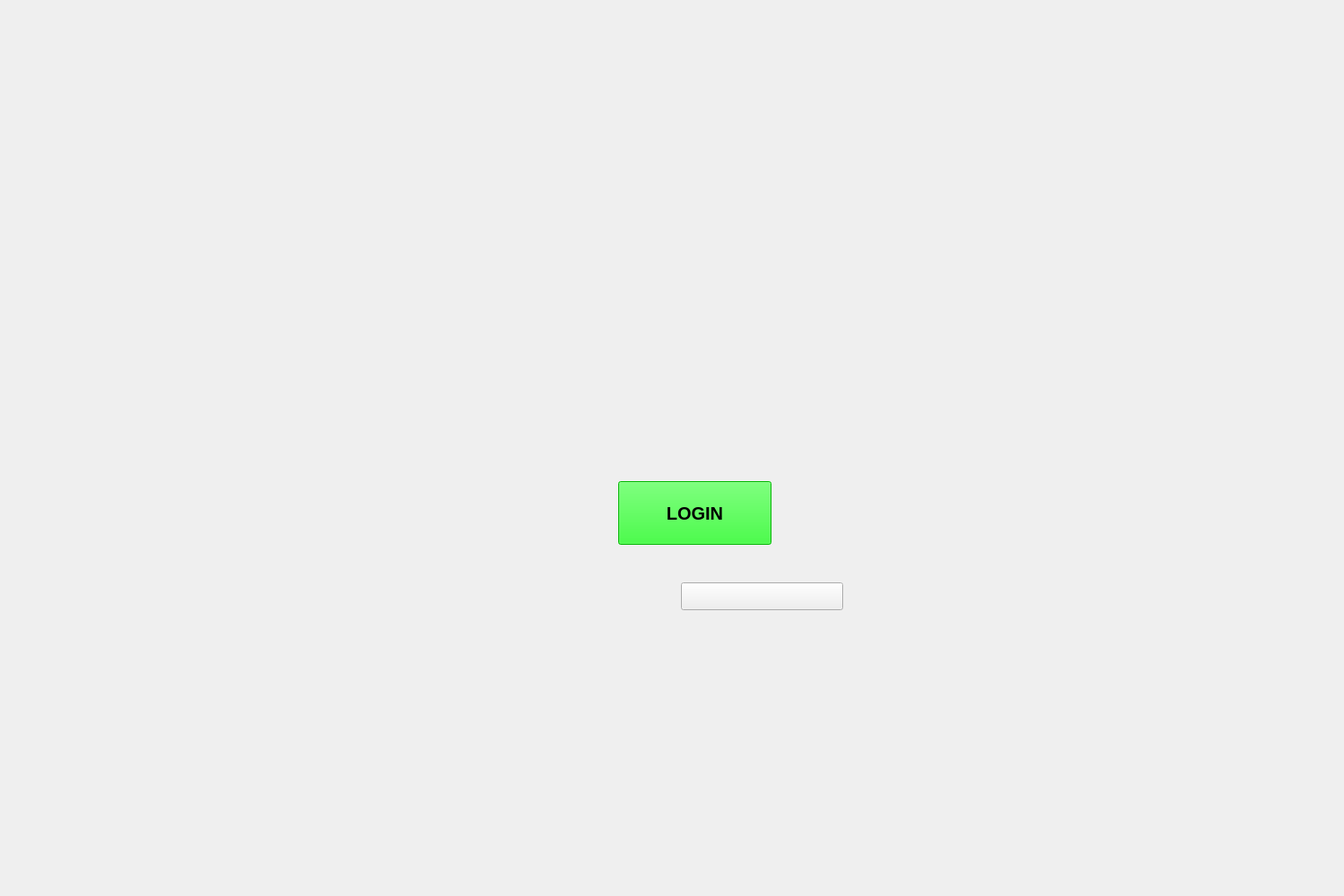
<?xml version="1.0" encoding="UTF-8"?>
<ui version="4.0">
 <class>MainWindow</class>
 <widget class="QMainWindow" name="MainWindow">
  <property name="geometry">
   <rect>
    <x>0</x>
    <y>0</y>
    <width>1500</width>
    <height>1000</height>
   </rect>
  </property>
  <property name="minimumSize">
   <size>
    <width>0</width>
    <height>0</height>
   </size>
  </property>
  <property name="windowTitle">
   <string>MainWindow</string>
  </property>
  <property name="styleSheet">
   <string notr="true">#FormWelcome {
	background:url(D:/BiBongBenh/Desktop/CNPM/img/login_bg.png);
}</string>
  </property>
  <widget class="QWidget" name="FormWelcome">
   <property name="styleSheet">
    <string notr="true">#FormWelcome {
	back-ground:url(D:/BiBongBenh/Desktop/CNPM/img/login.png);
}</string>
   </property>
   <widget class="QPushButton" name="btnLogin">
    <property name="geometry">
     <rect>
      <x>690</x>
      <y>537</y>
      <width>171</width>
      <height>71</height>
     </rect>
    </property>
    <property name="font">
     <font>
      <family>MS Sans Serif</family>
      <pointsize>15</pointsize>
      <weight>75</weight>
      <bold>true</bold>
     </font>
    </property>
    <property name="toolTip">
     <string notr="true"/>
    </property>
    <property name="statusTip">
     <string notr="true"/>
    </property>
    <property name="autoFillBackground">
     <bool>false</bool>
    </property>
    <property name="styleSheet">
     <string notr="true">background-color: rgb(0, 255, 0);</string>
    </property>
    <property name="text">
     <string>LOGIN</string>
    </property>
   </widget>
   <widget class="QPushButton" name="btnSignUp">
    <property name="geometry">
     <rect>
      <x>760</x>
      <y>650</y>
      <width>181</width>
      <height>31</height>
     </rect>
    </property>
    <property name="font">
     <font>
      <family>MS Sans Serif</family>
      <pointsize>15</pointsize>
      <weight>75</weight>
      <bold>true</bold>
     </font>
    </property>
    <property name="toolTip">
     <string notr="true"/>
    </property>
    <property name="statusTip">
     <string notr="true"/>
    </property>
    <property name="autoFillBackground">
     <bool>false</bool>
    </property>
    <property name="styleSheet">
     <string notr="true"/>
    </property>
    <property name="text">
     <string/>
    </property>
   </widget>
  </widget>
 </widget>
 <resources/>
 <connections/>
</ui>
